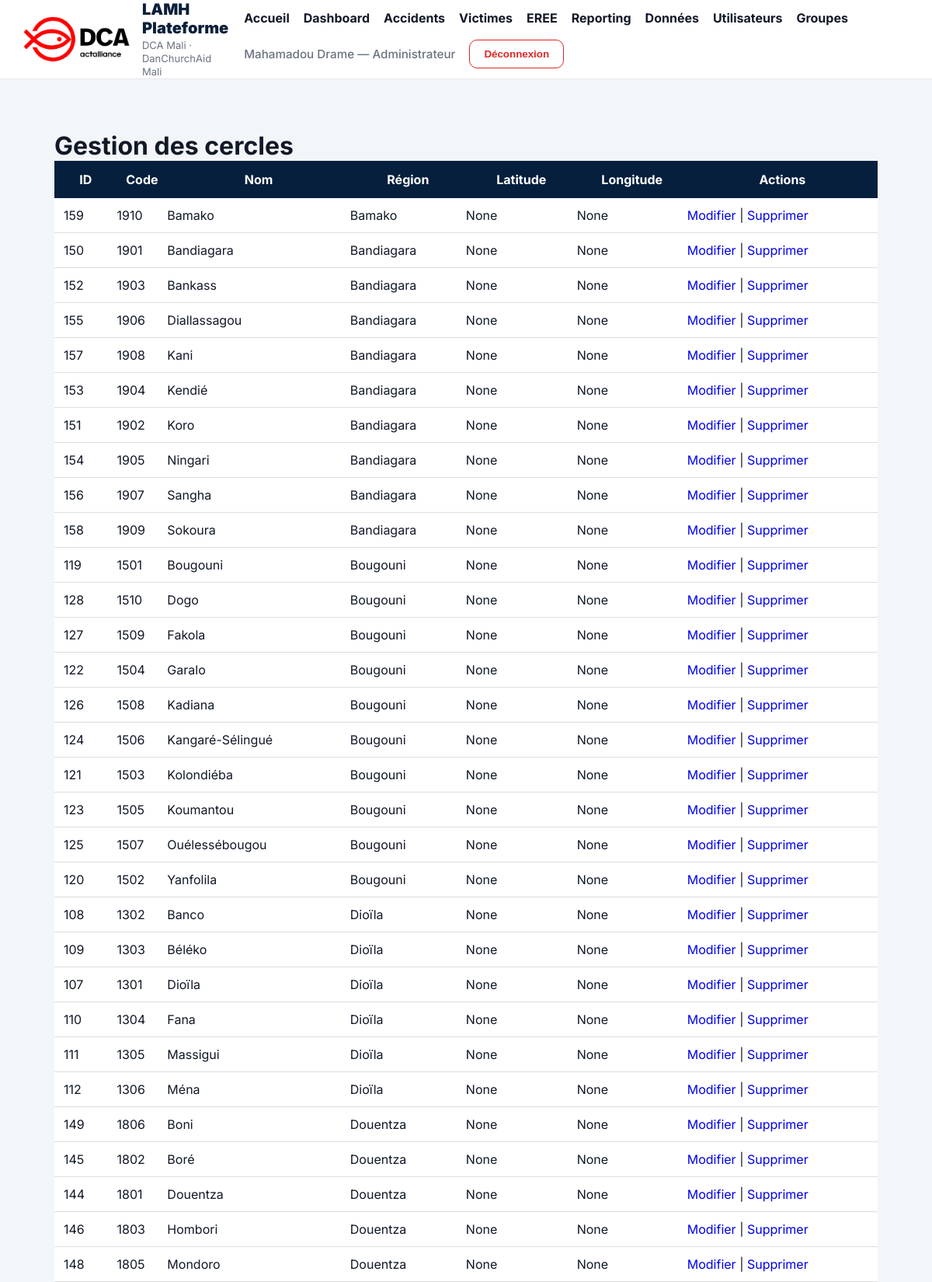
Page /data-management/cercles/ (signed in, upper part) on the committed database.
### apps/accounts/models.py (models this page shows, shortened)
class User(AbstractUser):
    ROLE_ADMIN = "ADMIN"
    ROLE_SUPERVISOR = "SUPERVISOR"
    ROLE_PROJECT_MANAGER = "PROJECT_MANAGER"
    ROLE_TECH_VALIDATOR = "TECH_VALIDATOR"
    ROLE_TECH_VERIFIER = "TECH_VERIFIER"
    ROLE_DATA_ENTRY = "DATA_ENTRY"
    ROLE_VIEWER = "VIEWER"
    ROLE_CHOICES = [
        (ROLE_ADMIN, "Administrateur"),
        (ROLE_SUPERVISOR, "Superviseur"),
        (ROLE_PROJECT_MANAGER, "Project Manager"),
        (ROLE_TECH_VALIDATOR, "Validateur technique"),
        (ROLE_TECH_VERIFIER,"Verification technique"),
        (ROLE_DATA_ENTRY, "Agent de saisie"),
        (ROLE_VIEWER, "Lecteur"),
    ]
    role = models.CharField(
        max_length=30,
        choices=ROLE_CHOICES,
        default=ROLE_VIEWER,
    )
    region = models.ForeignKey(
        "geo.Region",
        on_delete=models.SET_NULL,
        null=True,
        blank=True,
    )
    cercle = models.ForeignKey(
        "geo.Cercle",
        on_delete=models.SET_NULL,
        null=True,
        blank=True,
    )
    commune = models.ForeignKey(
        "geo.Commune",
        on_delete=models.SET_NULL,
        null=True,
        blank=True,
    )
    must_change_password = models.BooleanField(
        default=True,
        verbose_name="Doit changer le mot de passe"
    )
    temporary_password_created_at = models.DateTimeField(
        null=True,
        blank=True,
        verbose_name="Date création mot de passe temporaire"
    )
    last_password_change = models.DateTimeField(
        null=True,
        blank=True,
        verbose_name="Dernier changement mot de passe"
    )
    failed_login_attempts = models.PositiveIntegerField(
        default=0,
        verbose_name="Tentatives échouées"
    )
    account_locked_until = models.DateTimeField(
        null=True,
        blank=True,
        verbose_name="Compte verrouillé jusqu'à"
    )
    created_at = models.DateTimeField(
        auto_now_add=True
    )
    updated_at = models.DateTimeField(
        auto_now=True
    )

### apps/geo/models.py (models this page shows, shortened)
class Cercle(models.Model):
    region = models.ForeignKey(
        Region,
        on_delete=models.CASCADE,
        related_name="cercles",
        verbose_name="Région",
    )
    name = models.CharField("Nom", max_length=150)
    code = models.CharField("Code", max_length=20, unique=True)
    latitude = models.DecimalField(max_digits=10, decimal_places=7, null=True, blank=True)
    longitude = models.DecimalField(max_digits=10, decimal_places=7, null=True, blank=True)
    class Meta:
        ordering = ["name"]
        verbose_name = "Cercle"
        verbose_name_plural = "Cercles"
        unique_together = [("region", "name")]

class Region(models.Model):
    name = models.CharField("Nom", max_length=150)
    code = models.CharField("Code", max_length=20, unique=True)
    latitude = models.DecimalField(max_digits=10, decimal_places=7, null=True, blank=True)
    longitude = models.DecimalField(max_digits=10, decimal_places=7, null=True, blank=True)
    class Meta:
        ordering = ["name"]
        verbose_name = "Région"
        verbose_name_plural = "Régions"

### apps/core/views.py (the view)
# urls.py: path("data-management/cercles/", views.manage_cercles, name="manage_cercles"),
@login_required
def manage_cercles(request):
    cercles = Cercle.objects.select_related("region").all().order_by("region__name", "name")
    return render(request, "core/manage_cercles.html", {"cercles": cercles})

### templates/core/manage_cercles.html
{% extends "base.html" %}
{% block content %}
<div style="padding:40px;">
    <h1>Gestion des cercles</h1>
    <table style="width:100%;background:white;border-collapse:collapse;">
        <tr style="background:#061f3d;color:white;">
            <th style="padding:14px;">ID</th>
            <th>Code</th>
            <th>Nom</th>
            <th>Région</th>
            <th>Latitude</th>
            <th>Longitude</th>
            <th>Actions</th>
        </tr>
        {% for cercle in cercles %}
        <tr style="border-bottom:1px solid #ddd;">
            <td style="padding:12px;">{{ cercle.id }}</td>
            <td>{{ cercle.code }}</td>
            <td>{{ cercle.name }}</td>
            <td>{{ cercle.region.name }}</td>
            <td>{{ cercle.latitude }}</td>
            <td>{{ cercle.longitude }}</td>
            <td>
    <a href="{% url 'edit_cercle' cercle.pk %}">Modifier</a> |
    <a href="{% url 'delete_cercle' cercle.pk %}">Supprimer</a>
</td>
        </tr>
        {% endfor %}
    </table>
</div>
{% endblock %}

### templates/base.html (shortened to what this page needs)
{% load static %}
<!DOCTYPE html>
<html lang="fr">
<head>
    <link rel="stylesheet" href="{% static 'css/app.css' %}">
</head>
<body>
<header class="topbar">
    <div class="container topbar-inner">
        <div class="brand">
            <img src="{% static 'img/dca_logo.png' %}"
                 alt="DCA Logo"
                 class="logo-navbar">
            <div class="brand-text">
                <div class="brand-title">
                    LAMH Plateforme
                </div>
                <div class="brand-subtitle">
                    DCA Mali · DanChurchAid Mali
                </div>
            </div>
        </div>
        <nav class="nav">
            <a href="{% url 'home' %}" class="nav-link">
                Accueil
            </a>
            <a href="{% url 'dashboard' %}" class="nav-link">
                Dashboard
            </a>
            {% if user.is_authenticated %}
                <a href="{% url 'accident_list' %}" class="nav-link">
                    Accidents
                </a>
                <a href="{% url 'victim_list' %}" class="nav-link">
                    Victimes
                </a>
                <a href="{% url 'eree_list' %}" class="nav-link">
                    EREE
                </a>
                <a href="{% url 'reporting:reporting_home' %}" class="nav-link">
                    Reporting
                </a>
                <a href="{% url 'data_management' %}" class="nav-link">Données</a>
                {% if user.role == "ADMIN" %}
                    <a href="{% url 'admin_users' %}" class="nav-link">
                        Utilisateurs
                    </a>
                    <a href="{% url 'admin_groups' %}" class="nav-link">
                        Groupes
                    </a>
                {% endif %}
                <span class="nav-user">
                    {{ user.get_full_name|default:user.username }}
                    {% if user.role %}
                        — {{ user.get_role_display|default:user.role }}
                    {% endif %}
                </span>
                <form method="post"
                      action="{% url 'logout' %}"
                      class="logout-form">
                    <button type="submit"
                            class="btn btn-outline-light">
                        Déconnexion
                    </button>
                </form>
            {% else %}
                <a href="{% url 'login' %}"
                   class="btn btn-light">
                    Connexion
                </a>
            {% endif %}
        </nav>
    </div>
</header>
<main class="page">
    <div class="container">
        {% block content %}
        {% endblock %}
    </div>
</main>
</body>
</html>

### static/css/app.css (style rules this page uses)
:root { --primary: #b32025; --primary-dark: #8f1a1f; --bg: #f4f6f8; --surface: #ffffff; --text: #1f2937; --muted: #6b7280; --border: #e5e7eb; --topbar: #ffffff; --topbar-border: #d9dee5; --shadow: 0 8px 24px rgba(15, 23, 42, 0.08); --radius: 14px; --container: 1180px; }
* { box-sizing: border-box; }
body { margin: 0; font-family: Arial, Helvetica, sans-serif; background: var(--bg); color: var(--text); }
a { text-decoration: none; }
.container { width: min(var(--container), calc(100% - 32px)); margin: 0 auto; }
.topbar { background: var(--topbar); border-bottom: 1px solid var(--topbar-border); position: sticky; top: 0; z-index: 1000; }
.topbar-inner { min-height: 76px; display: flex; align-items: center; justify-content: space-between; gap: 18px; }
.brand { display: flex; align-items: center; gap: 14px; }
.brand-title { font-size: 1.15rem; font-weight: 700; line-height: 1.2; }
.brand-subtitle { font-size: 0.9rem; color: var(--muted); margin-top: 2px; }
.nav { display: flex; align-items: center; gap: 14px; flex-wrap: wrap; }
.nav-link { color: var(--text); font-weight: 600; }
.nav-user { color: var(--muted); font-size: 0.95rem; }
.page { padding: 34px 0 50px; }
.btn { display: inline-flex; align-items: center; justify-content: center; border-radius: 10px; padding: 11px 18px; font-weight: 700; border: none; cursor: pointer; transition: 0.2s ease; }
.btn-outline-light { background: transparent; color: var(--primary); border: 1px solid var(--primary); }
.logout-form { display: inline; }
.logo-navbar { height:38px; width:auto; object-fit:contain; }
.brand { display:flex; align-items:center; gap:10px; }

### templates/base.html (style rules this page uses)
* { margin:0; padding:0; box-sizing:border-box; }
body { font-family:'Inter', sans-serif; background:#f3f6f9; color:#111827; }
a { text-decoration:none; }
.container { width:95%; max-width:1500px; margin:auto; }
.topbar { background:white; border-bottom:1px solid #e5e7eb; position:sticky; top:0; z-index:1000; }
.topbar-inner { display:flex; justify-content:space-between; align-items:center; min-height:86px; gap:20px; }
.brand { display:flex; align-items:center; gap:16px; }
.logo-navbar { height:58px; width:auto; }
.brand-title { font-size:20px; font-weight:900; color:#0b1f3a; }
.brand-subtitle { font-size:13px; color:#6b7280; line-height:1.3; }
.nav { display:flex; align-items:center; gap:18px; flex-wrap:wrap; }
.nav-link { font-weight:700; color:#111827; transition:0.2s; position:relative; }
.nav-user { color:#6b7280; font-weight:500; }
.btn { display:inline-flex; align-items:center; justify-content:center; padding:10px 18px; border-radius:10px; font-weight:700; border:none; cursor:pointer; transition:0.2s; }
.btn-outline-light { background:transparent; border:1px solid #dc2626; color:#dc2626; }
.page { min-height:calc(100vh - 170px); padding:26px 0; }

### rows in the picture
User: get_full_name "Mahamadou Drame", role "Administrateur"
Cercle: id "159", code "1910", name "Bamako", region.name "Bamako", latitude "None", longitude "None"
Cercle: id "150", code "1901", name "Bandiagara", region.name "Bandiagara", latitude "None", longitude "None"
Cercle: id "152", code "1903", name "Bankass", region.name "Bandiagara", latitude "None", longitude "None"
Cercle: id "155", code "1906", name "Diallassagou", region.name "Bandiagara", latitude "None", longitude "None"
Cercle: id "157", code "1908", name "Kani", region.name "Bandiagara", latitude "None", longitude "None"
Cercle: id "153", code "1904", name "Kendié", region.name "Bandiagara", latitude "None", longitude "None"
Cercle: id "151", code "1902", name "Koro", region.name "Bandiagara", latitude "None", longitude "None"
Cercle: id "154", code "1905", name "Ningari", region.name "Bandiagara", latitude "None", longitude "None"
Cercle: id "156", code "1907", name "Sangha", region.name "Bandiagara", latitude "None", longitude "None"
Cercle: id "158", code "1909", name "Sokoura", region.name "Bandiagara", latitude "None", longitude "None"
Cercle: id "119", code "1501", name "Bougouni", region.name "Bougouni", latitude "None", longitude "None"
Cercle: id "128", code "1510", name "Dogo", region.name "Bougouni", latitude "None", longitude "None"
Cercle: id "127", code "1509", name "Fakola", region.name "Bougouni", latitude "None", longitude "None"
Cercle: id "122", code "1504", name "Garalo", region.name "Bougouni", latitude "None", longitude "None"
Cercle: id "126", code "1508", name "Kadiana", region.name "Bougouni", latitude "None", longitude "None"
Cercle: id "124", code "1506", name "Kangaré-Sélingué", region.name "Bougouni", latitude "None", longitude "None"
Cercle: id "121", code "1503", name "Kolondiéba", region.name "Bougouni", latitude "None", longitude "None"
Cercle: id "123", code "1505", name "Koumantou", region.name "Bougouni", latitude "None", longitude "None"
Cercle: id "125", code "1507", name "Ouélessébougou", region.name "Bougouni", latitude "None", longitude "None"
Cercle: id "120", code "1502", name "Yanfolila", region.name "Bougouni", latitude "None", longitude "None"
Cercle: id "108", code "1302", name "Banco", region.name "Dioïla", latitude "None", longitude "None"
Cercle: id "109", code "1303", name "Béléko", region.name "Dioïla", latitude "None", longitude "None"
Cercle: id "107", code "1301", name "Dioïla", region.name "Dioïla", latitude "None", longitude "None"
Cercle: id "110", code "1304", name "Fana", region.name "Dioïla", latitude "None", longitude "None"
Cercle: id "111", code "1305", name "Massigui", region.name "Dioïla", latitude "None", longitude "None"
Cercle: id "112", code "1306", name "Ména", region.name "Dioïla", latitude "None", longitude "None"
Cercle: id "149", code "1806", name "Boni", region.name "Douentza", latitude "None", longitude "None"
Cercle: id "145", code "1802", name "Boré", region.name "Douentza", latitude "None", longitude "None"
Cercle: id "144", code "1801", name "Douentza", region.name "Douentza", latitude "None", longitude "None"
Cercle: id "146", code "1803", name "Hombori", region.name "Douentza", latitude "None", longitude "None"
Cercle: id "148", code "1805", name "Mondoro", region.name "Douentza", latitude "None", longitude "None"
